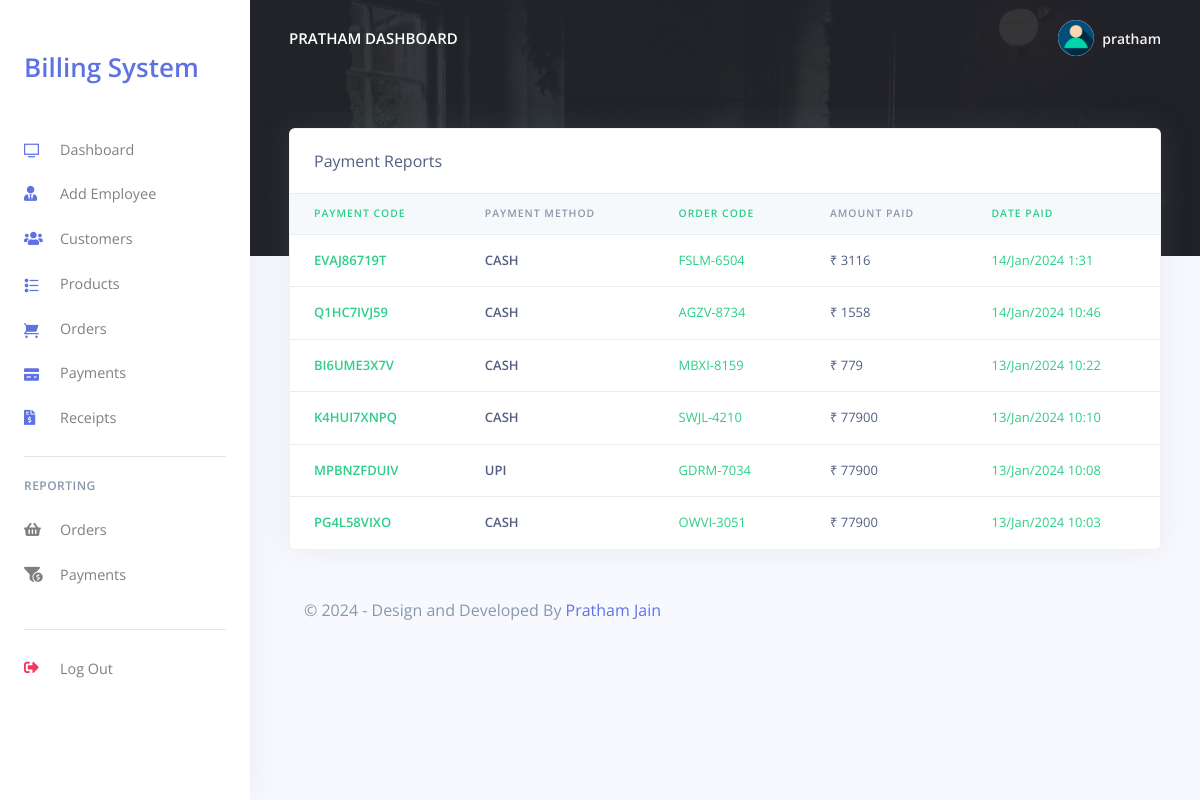
The page /Restro/admin/payments_reports.php (signed in) on the database its author committed.
### tables this page shows
CREATE TABLE `rpos_admin` (
  `admin_id` varchar(200) NOT NULL,
  `admin_name` varchar(200) NOT NULL,
  `admin_email` varchar(200) NOT NULL,
  `admin_password` varchar(200) NOT NULL
);

CREATE TABLE `rpos_payments` (
  `pay_id` varchar(200) NOT NULL,
  `pay_code` varchar(200) NOT NULL,
  `order_code` varchar(200) NOT NULL,
  `customer_id` varchar(200) NOT NULL,
  `pay_amt` varchar(200) NOT NULL,
  `pay_method` varchar(200) NOT NULL,
  `created_at` timestamp(6) NOT NULL DEFAULT current_timestamp(6) ON UPDATE current_timestamp(6)
);

### Restro/admin/payments_reports.php (the view, shortened to what this page needs)
<?php
include('config/config.php');
require_once('partials/_head.php');
?>
<body>
    <?php
    require_once('partials/_sidebar.php');
    ?>
    <div class="main-content">
        <?php
        require_once('partials/_topnav.php');
        ?>
        <div class="container-fluid mt--8">
            <div class="row">
                <div class="col">
                    <div class="card shadow">
                        <div class="card-header border-0">
                            Payment Reports
                        </div>
                        <div class="table-responsive">
                            <table class="table align-items-center table-flush">
                                <thead class="thead-light">
                                    <tr>
                                        <th class="text-success" scope="col">Payment Code</th>
                                        <th scope="col">Payment Method</th>
                                        <th class="text-success" scope="col">Order Code</th>
                                        <th scope="col">Amount Paid</th>
                                        <th class="text-success" scope="col">Date Paid</th>
                                    </tr>
                                </thead>
                                <tbody>
                                    <?php
                                    $ret = "SELECT * FROM  rpos_payments ORDER BY `created_at` DESC ";
                                    $stmt = $mysqli->prepare($ret);
                                    $stmt->execute();
                                    $res = $stmt->get_result();
                                    while ($payment = $res->fetch_object()) {
                                    ?>
                                        <tr>
                                            <th class="text-success" scope="row">
                                                <?php echo $payment->pay_code; ?>
                                            </th>
                                            <th scope="row">
                                                <?php echo $payment->pay_method; ?>
                                            </th>
                                            <td class="text-success">
                                                <?php echo $payment->order_code; ?>
                                            </td>
                                            <td>
                                            ₹ <?php echo $payment->pay_amt; ?>
                                            </td>
                                            <td class="text-success">
                                                <?php echo date('d/M/Y g:i', strtotime($payment->created_at)) ?>
                                            </td>
                                        </tr>
                                    <?php } ?>
                                </tbody>
                            </table>
                        </div>
                    </div>
                </div>
            </div>
            <?php
            require_once('partials/_footer.php');
            ?>
        </div>
    </div>
</body>
</html>

### Restro/admin/partials/_sidebar.php (shortened to what this page needs)
<?php
$admin_id = $_SESSION['admin_id'];
$ret = "SELECT * FROM  rpos_admin  WHERE admin_id = '$admin_id'";
$stmt = $mysqli->prepare($ret);
$stmt->execute();
$res = $stmt->get_result();
while ($admin = $res->fetch_object()) {
?>
  <nav class="navbar navbar-vertical fixed-left navbar-expand-md navbar-light bg-white" id="sidenav-main">
    <div class="container-fluid">
      <a class="navbar-brand pt-0" href="dashboard.php">
      <h1>  <a href="#">Billing System</a></h1>
      </a>
      <div class="collapse navbar-collapse" id="sidenav-collapse-main">
        <ul class="navbar-nav">
          <li class="nav-item">
            <a class="nav-link" href="dashboard.php">
              <i class="ni ni-tv-2 text-primary"></i> Dashboard
            </a>
          </li>
          <li class="nav-item">
            <a class="nav-link" href="hrm.php">
              <i class="fas fa-user-tie text-primary"></i> Add Employee
            </a>
          </li>
          <li class="nav-item">
            <a class="nav-link" href="customes.php">
              <i class="fas fa-users text-primary"></i> Customers
            </a>
          </li>
          <li class="nav-item">
            <a class="nav-link" href="products.php">
              <i class="ni ni-bullet-list-67 text-primary"></i>Products
            </a>
          </li>
          <li class="nav-item">
            <a class="nav-link" href="orders.php">
              <i class="ni ni-cart text-primary"></i> Orders
            </a>
          </li>
          <li class="nav-item">
            <a class="nav-link" href="payments.php">
              <i class="ni ni-credit-card text-primary"></i> Payments
            </a>
          </li>
          <li class="nav-item">
            <a class="nav-link" href="receipts.php">
              <i class="fas fa-file-invoice-dollar text-primary"></i> Receipts
            </a>
          </li>
        </ul>
        <hr class="my-3">
        <h6 class="navbar-heading text-muted">Reporting</h6>
        <ul class="navbar-nav mb-md-3">
          <li class="nav-item">
            <a class="nav-link" href="orders_reports.php">
              <i class="fas fa-shopping-basket"></i> Orders
            </a>
          </li>
          <li class="nav-item">
            <a class="nav-link" href="payments_reports.php">
              <i class="fas fa-funnel-dollar"></i> Payments
            </a>
          </li>
        </ul>
        <hr class="my-3">
        <ul class="navbar-nav mb-md-3">
          <li class="nav-item">
            <a class="nav-link" href="logout.php">
              <i class="fas fa-sign-out-alt text-danger"></i> Log Out
            </a>
          </li>
        </ul>
      </div>
    </div>
  </nav>
<?php } ?>

### Restro/admin/partials/_topnav.php (shortened to what this page needs)
<?php
$admin_id = $_SESSION['admin_id'];
$ret = "SELECT * FROM  rpos_admin  WHERE admin_id = '$admin_id'";
$stmt = $mysqli->prepare($ret);
$stmt->execute();
$res = $stmt->get_result();
while ($admin = $res->fetch_object()) {
?>
    <nav class="navbar navbar-top navbar-expand-md navbar-dark" id="navbar-main">
        <div class="container-fluid">
            <a class="h4 mb-0 text-white text-uppercase d-none d-lg-inline-block" href="dashboard.php"><?php echo $admin->admin_name; ?> Dashboard</a>
            <ul class="navbar-nav align-items-center d-none d-md-flex">
                <li class="nav-item dropdown">
                    <a class="nav-link pr-0" href="#" role="button" data-toggle="dropdown" aria-haspopup="true" aria-expanded="false">
                        <div class="media align-items-center">
                            <span class="avatar avatar-sm rounded-circle">
                                <img alt="Image placeholder" src="assets/img/theme/user-a-min.png">
                            </span>
                            <div class="media-body ml-2 d-none d-lg-block">
                                <span class="mb-0 text-sm  font-weight-bold"><?php echo $admin->admin_name; ?></span>
                            </div>
                        </div>
                    </a>
                </li>
            </ul>
        </div>
    </nav>
<?php } ?>

### rows shown on the page
rpos_admin: admin_name "PRATHAM", admin_name "pratham"
rpos_payments: pay_code "EVAJ86719T", pay_method "CASH", order_code "FSLM-6504", pay_amt "3116", created_at "14/Jan/2024 1:31"
rpos_payments: pay_code "Q1HC7IVJ59", pay_method "CASH", order_code "AGZV-8734", pay_amt "1558", created_at "14/Jan/2024 10:46"
rpos_payments: pay_code "BI6UME3X7V", pay_method "CASH", order_code "MBXI-8159", pay_amt "779", created_at "13/Jan/2024 10:22"
rpos_payments: pay_code "K4HUI7XNPQ", pay_method "CASH", order_code "SWJL-4210", pay_amt "77900", created_at "13/Jan/2024 10:10"
rpos_payments: pay_code "MPBNZFDUIV", pay_method "UPI", order_code "GDRM-7034", pay_amt "77900", created_at "13/Jan/2024 10:08"
rpos_payments: pay_code "PG4L58VIXO", pay_method "CASH", order_code "OWVI-3051", pay_amt "77900", created_at "13/Jan/2024 10:03"
